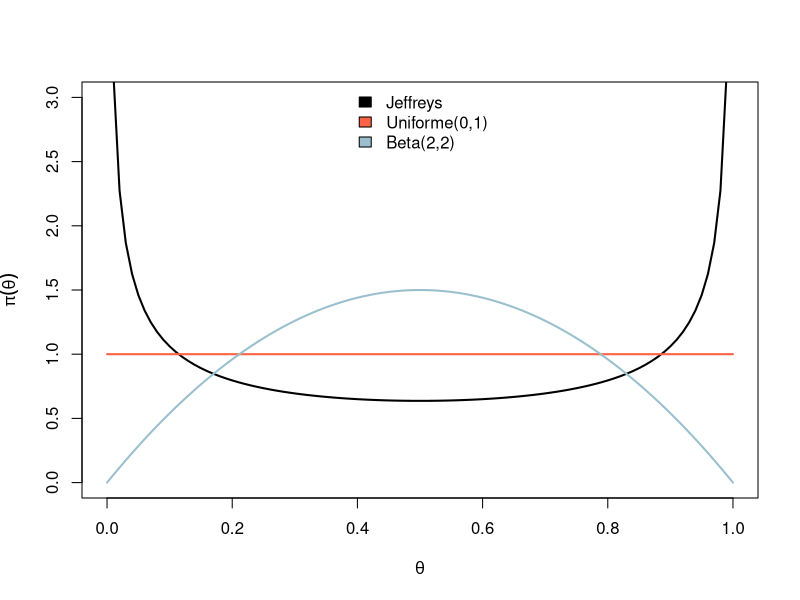

The R script that drew this image:
## ---- chunk 1
curve(dbeta(x,.5,.5),lwd = 2, xlab = expression(theta), ylab = expression(pi(theta)), ylim=c(0,3))
curve(dbeta(x,1,1),lwd = 2, col ='tomato', add = T)
curve(dbeta(x,2,2),lwd = 2, col ='lightblue3', add = T)
legend('top',c('Jeffreys','Uniforme(0,1)','Beta(2,2)'), fill=c('black','tomato','lightblue3'), bty = 'n')
